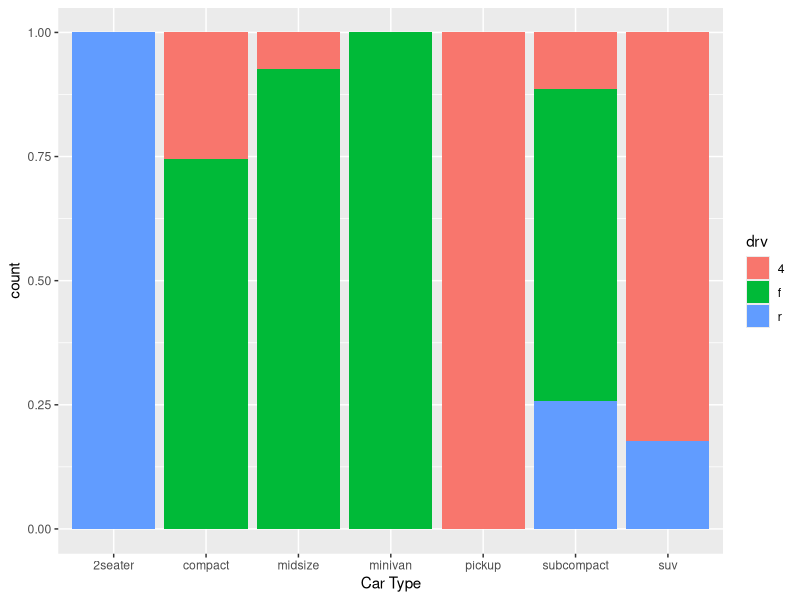
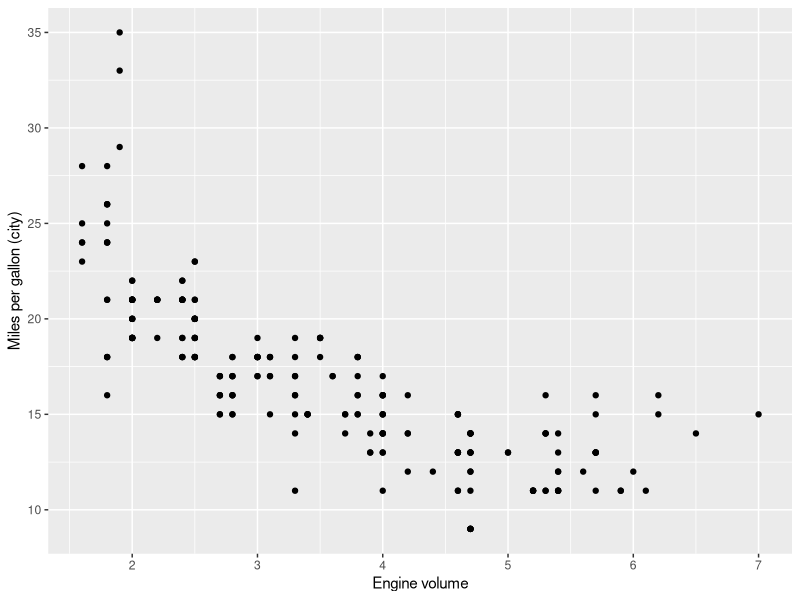
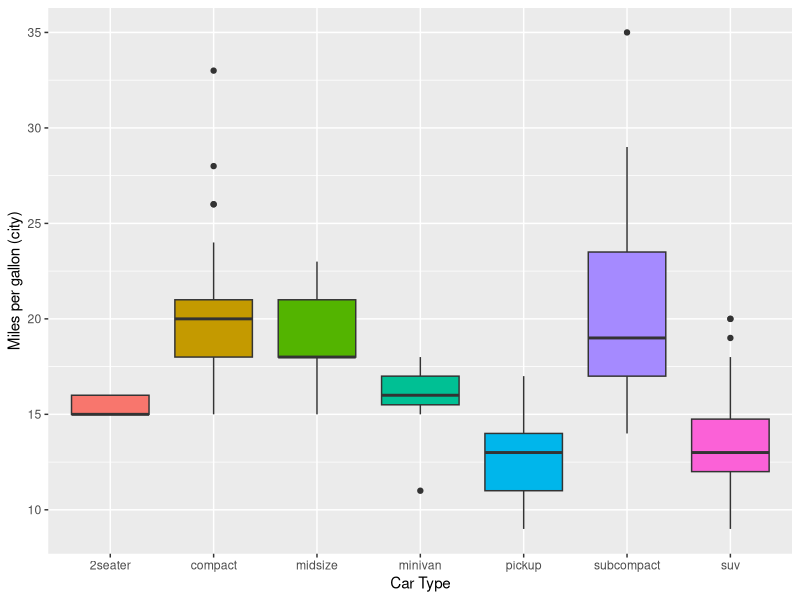

R code for these plots, in order:
## ---- chunk 1
knitr::opts_chunk$set(echo = TRUE)
## ---- chunk 2
library(tidyverse)
    
cars <- ggplot2::mpg
## ---- chunk 3
cars %>%
  ggplot(aes(x = class, fill = drv)) +
  geom_bar(position = "fill") +
  xlab("Car Type")
## ---- chunk 4
cars %>%
  ggplot(aes(x = displ, y = cty)) +
  geom_point() +
  xlab("Engine volume") +
  ylab("Miles per gallon (city)")
## ---- chunk 5
cars %>%
  ggplot(aes(x = class, y = cty, fill = class)) +
  geom_boxplot() +
  xlab("Car Type") +
  ylab("Miles per gallon (city)") + 
  theme(legend.position = "none") 
